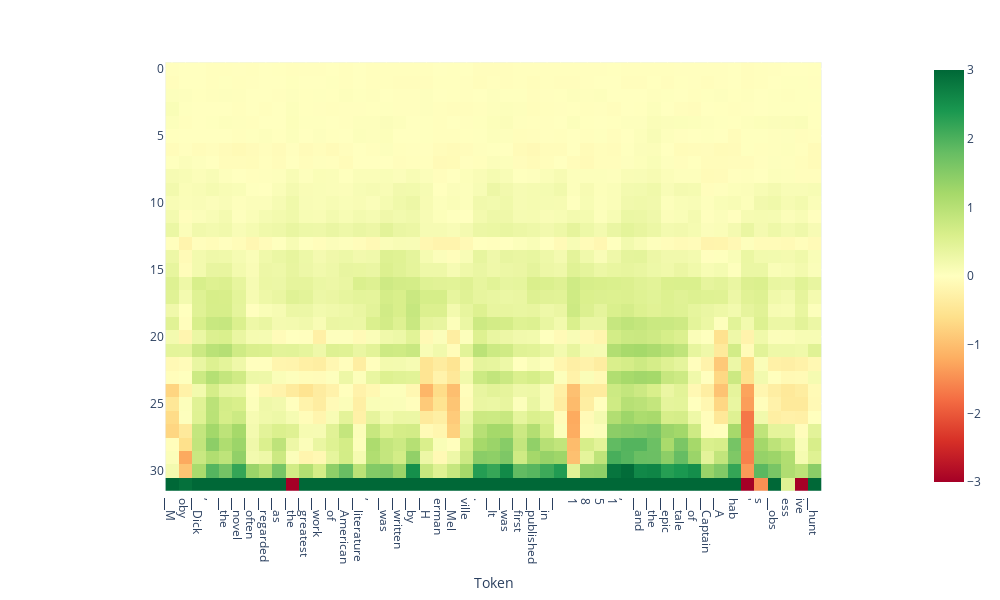

Notebook source saved alongside this figure:
### Code cell
from lmdoctor.plot_utils import plot_projection_heatmap
tokens = tokenizer.tokenize(text)
plot_projection_heatmap(all_projs, tokens, lastn_tokens_to_plot=max_new_tokens, saturate_at=3)
# plot_projection_heatmap(all_projs, tokens, lastn_tokens_to_plot=100, saturate_at=3)

### Figure 1 — Plotly figure (JSON) as saved in the notebook; plotly's stock layout.template omitted (floating-point values rounded to 4 significant figures; data arrays with more than 128 entries replaced by an {"elided": "..."} marker saying what was removed)
{"data": [{"coloraxis": "coloraxis", "hovertemplate": "Token: %{x}<br>y: %{y}<br>color: %{z}<extra></extra>", "name": "0", "type": "heatmap", "xaxis": "x", "yaxis": "y", "z": {"elided": "32x49 float values"}}], "layout": {"coloraxis": {"cmax": 3, "cmin": -3, "colorscale": [[0, "rgb(165,0,38)"], [0.1, "rgb(215,48,39)"], [0.2, "rgb(244,109,67)"], [0.3, "rgb(253,174,97)"], [0.4, "rgb(254,224,139)"], [0.5, "rgb(255,255,191)"], [0.6, "rgb(217,239,139)"], [0.7, "rgb(166,217,106)"], [0.8, "rgb(102,189,99)"], [0.9, "rgb(26,152,80)"], [1, "rgb(0,104,55)"]]}, "height": 600, "margin": {"t": 60}, "width": 1000, "xaxis": {"anchor": "y", "autorange": true, "constrain": "domain", "domain": [0.1033, 0.8967], "range": [-0.5, 48.5], "scaleanchor": "y", "ticktext": ["▁M", "oby", "▁Dick", ",", "▁the", "▁novel", "▁often", "▁regarded", "▁as", "▁the", "▁greatest", "▁work", "▁of", "▁American", "▁literature", ",", "▁was", "▁written", "▁by", "▁H", "erman", "▁Mel", "ville", ".", "▁It", "▁was", "▁first", "▁published", "▁in", "▁", "1", "8", "5", "1", ",", "▁and", "▁the", "▁epic", "▁tale", "▁of", "▁Captain", "▁A", "hab", "'", "s", "▁obs", "ess", "ive", "▁hunt", "▁for"], "tickvals": [0, 1, 2, 3, 4, 5, 6, 7, 8, 9, 10, 11, 12, 13, 14, 15, 16, 17, 18, 19, 20, 21, 22, 23, 24, 25, 26, 27, 28, 29, 30, 31, 32, 33, 34, 35, 36, 37, 38, 39, 40, 41, 42, 43, 44, 45, 46, 47, 48, 49], "title": {"text": "Token"}}, "yaxis": {"anchor": "x", "autorange": true, "constrain": "domain", "domain": [0, 1], "range": [31.5, -0.5]}}}
